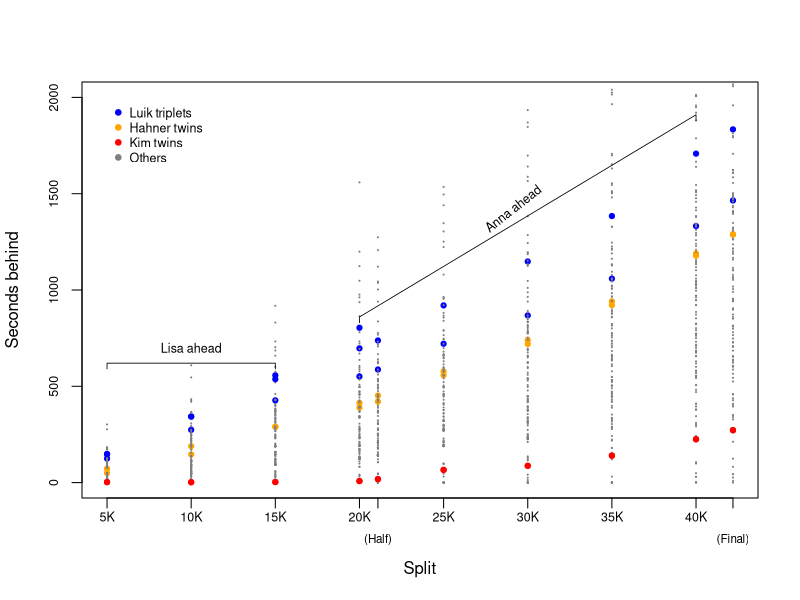

R code for this plot:
library(dplyr)

dta <- read.csv (file = "data/times.csv", header = TRUE)

pdf (file = "plots/seconds-behind.pdf", width = 5, height = 5)

plot (0,0, cex = 0, xlim = c(5, 42.195), ylim = c(0, 2000),
      xlab = "Split", ylab = "Seconds behind",
      xaxt = "n",
      cex.axis = 0.75)

dists <- c(5, 10, 15, 20, 42.195/2, 25, 30, 35, 40, 42.195)

for (col2use in cols2use <- grep("SPLIT|FINAL", colnames(dta))) {
    dta2use <- dta[!is.na(dta[,col2use]), ]

    ## set colors and shapes; have to do this for each split since the
    ## rows for the matrix being printed change per split when runners
    ## drop out
    cex2use <- rep(0.15, times = nrow(dta))
    cex2use[dta2use$BIB == 748 | dta2use$BIB == 749] <- .7
    cex2use[dta2use$BIB == 1137 | dta2use$BIB == 1138] <- .7
    cex2use[dta2use$BIB == 633 | dta2use$BIB == 634 | dta2use$BIB == 635] <- .7
    
    pch2use <- rep(19, times = nrow(dta2use))
    pch2use[dta2use$BIB == 748 | dta2use$BIB == 749] <- 19
    pch2use[dta2use$BIB == 1137 | dta2use$BIB == 1138] <- 19
    pch2use[dta2use$BIB == 633  | dta2use$BIB == 634 | dta2use$BIB == 635] <- 19

    color2use <- rep("grey50", times = nrow(dta2use))
    color2use[dta2use$BIB == 748 | dta2use$BIB == 749] <- "orange"
    color2use[dta2use$BIB == 1137 | dta2use$BIB == 1138] <- "red"
    color2use[dta2use$BIB == 633 | dta2use$BIB == 634 | dta2use$BIB == 635] <- "blue"

    points (x = rep(dists[match(col2use, cols2use)], times = nrow(dta2use)), y = dta2use[, col2use] - min(dta2use[, col2use]),
           col = color2use,
           cex = cex2use,
           pch = pch2use            
           )
}

axis (side = 1, at = dists,
      labels = c("5K", "10K", "15K", "20K", "", "25K", "30K", "35K", "40K", ""),
      cex.axis = 0.75,
      padj = -1.25)

axis (side = 1, at = dists[c(5,10)],
      labels = c("(Half)", "(Final)"),
      cex.axis = 0.7,
      padj = 1,
      tick = F,
      tck = -.1)

legend (x = 5, y = 2000,
        col = c("blue", "orange", "red", "grey50"),
        pch = 19,
        legend = c("Luik triplets", "Hahner twins", "Kim twins", "Others"),
        cex = 0.75,
        bty = "n"
        )


dta2use4anna <- filter(dta, BIB == 748)
dta2use4lisa <- filter(dta, BIB == 749)


lines (x = dists[c(1, 1, 3, 3)], y = c(590, 620, 620, 590), col = "black", lwd = 0.8)
text (10, 770, "Lisa ahead", pos = 1, cex = 0.75)

lines (x = dists[c(4, 4, 9, 9)], y = c(830, 860, 1910, 1880), col = "black", lwd = 0.8)
text (29, 1490, "Anna ahead", pos = 1, srt = 38.2, cex = 0.75)

dev.off()
